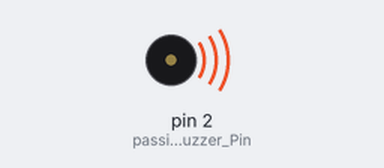
This sketch was run on a simulated Arduino Uno, built with avr-gcc and run on an emulated ATmega328P. Shown: buzzer (waves = sounding, pin HIGH).

Above: at 0.2 s.
Timing chart, 0 to 3.0 s (numbered marks = the images above):
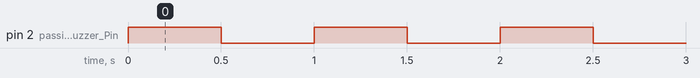

Measured:
- by itself, pin 2 (passiveBuzzer_Pin): alternates HIGH for 0.50 s and LOW for 0.50 s

The sketch:

passive_Buzzer.ino
```cpp
// Digital pins
const int passiveBuzzer_Pin = 2;

void setup() {
  // put your setup code here, to run once:
  pinMode(passiveBuzzer_Pin, OUTPUT);
}

void loop() {
  // put your main code here, to run repeatedly:
  for (int i = 0; i < 80; i++) // When a frequency sound
  {
    digitalWrite (passiveBuzzer_Pin, HIGH) ; //send tone
    delay (500) ;
    digitalWrite (passiveBuzzer_Pin, LOW) ; //no tone
    delay (500) ;
  }
}
```
